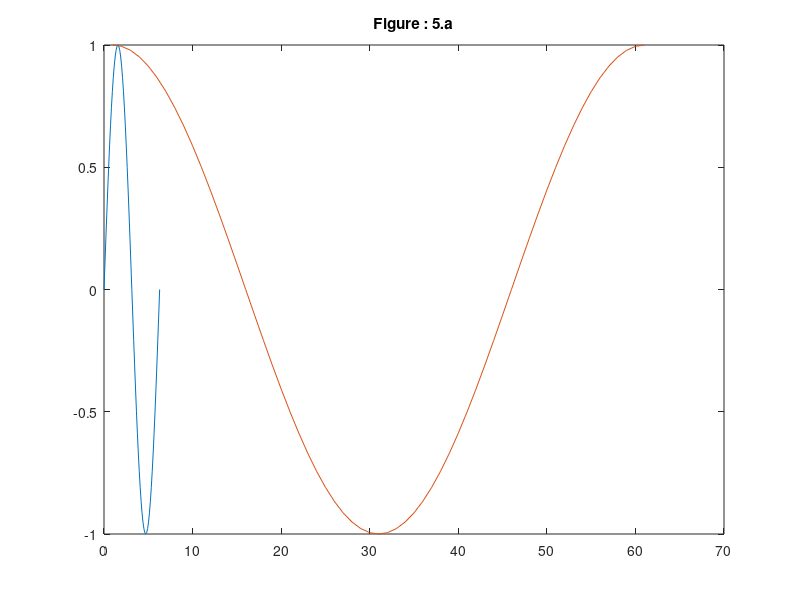
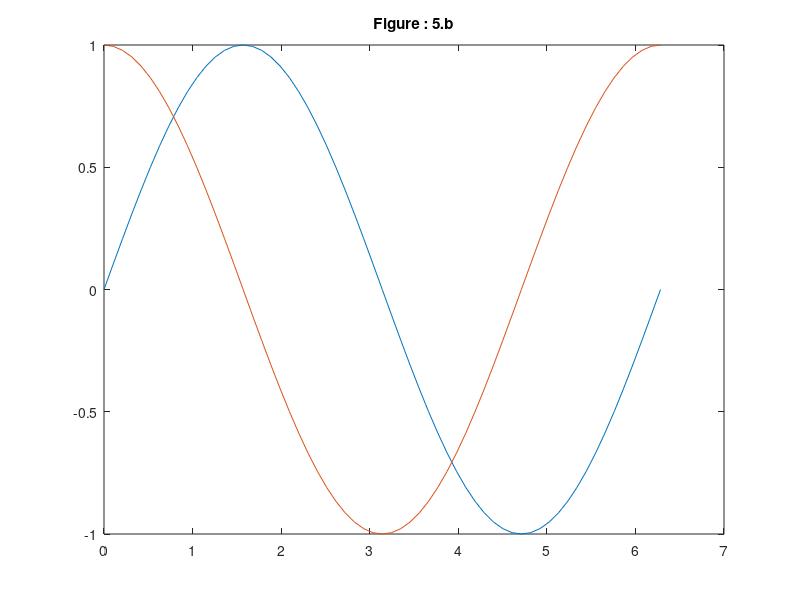
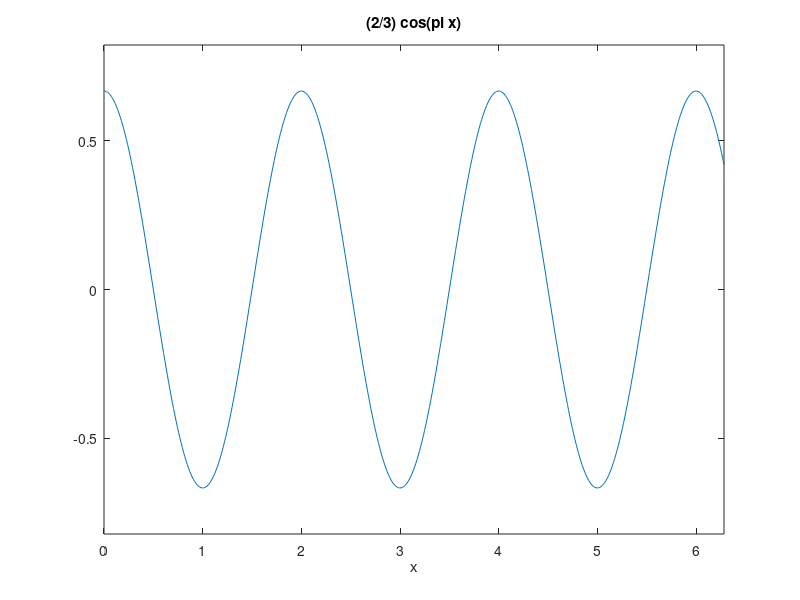

The MATLAB source for these figures, in order:
clc;
clear;
clear all;
% ans to the question no 5.a
x=0:pi/30:2*pi
figure
plot(x,sin(x),cos(x))
title("Figure : 5.a")
% ans to the question no 5.b
figure
a=sin(x)
b=cos(x)
plot(x,a,x,b)
title("Figure : 5.b")
% ans to the question no 5.c
figure
ezplot('(2/3)*cos(pi*x)',[0,2*pi])
